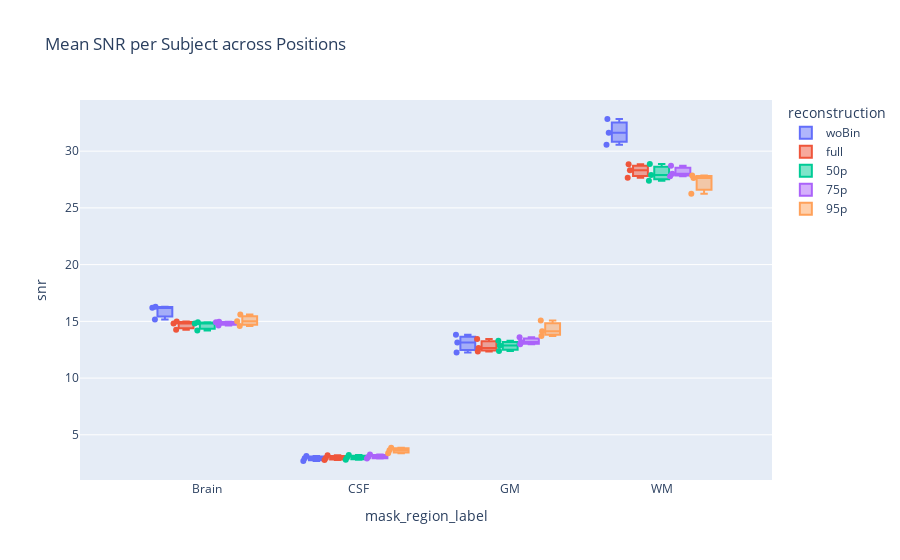

Notebook code for this chart:
### Markdown cell above
SNR mean

### Code cell
import pandas as pd
import plotly.express as px

# Build SNR-long dataframe from `merged` (exclude 'eyes' mask)
records_snr = []
for _, r in merged.iterrows():
    mask = r.get('mask')
    if str(mask).lower() == 'eyes':
        continue

    subj = r.get('subject')
    pos = r.get('position')
    rec = r.get('reconstruction')
    bids = r.get('bids_name')

    if str(mask) == 'brain':
        tissue_map = [('snr_csf', 'CSF'), ('snr_gm', 'GM'), ('snr_wm', 'WM'), ('snr_total', 'Brain')]
        for col, tissue in tissue_map:
            val = r.get(col) if col in r.index else pd.NA
            records_snr.append({
                'subject': subj,
                'position': pos,
                'reconstruction': rec,
                'mask': 'brain',
                'region': tissue,
                'mask_region': f'brain_{tissue}',
                'mask_region_label': tissue,
                'snr': val,
                'bids_name': bids
            })
    else:
        val = r.get('snr_total') if 'snr_total' in r.index else pd.NA
        label = 'Whole Volume' if str(mask) == 'volume' else mask
        records_snr.append({
            'subject': subj,
            'position': pos,
            'reconstruction': rec,
            'mask': mask,
            'region': label,
            'mask_region': mask,
            'mask_region_label': label,
            'snr': val,
            'bids_name': bids
        })

plot_snr = pd.DataFrame.from_records(records_snr)
plot_snr = plot_snr.dropna(subset=['snr'])

# Compute mean SNR per subject across positions
df_snr_mean = plot_snr.groupby(
    ['subject', 'mask_region_label', 'reconstruction'], as_index=False
)['snr'].mean()

# Ensure categorical ordering (same as DCTE plot)
recon_order = ['woBin', 'full', '50p', '75p', '95p']
mask_order = ['Whole Volume', 'Brain', 'CSF', 'GM', 'WM', 'Eyes']  # eyes are excluded but keep ordering
df_snr_mean['reconstruction'] = pd.Categorical(df_snr_mean['reconstruction'], categories=recon_order, ordered=True)
df_snr_mean['mask_region_label'] = pd.Categorical(df_snr_mean['mask_region_label'], categories=mask_order, ordered=True)

# Boxplot of averaged SNR per subject
fig_avg = px.box(
    df_snr_mean,
    x='mask_region_label',
    y='snr',
    color='reconstruction',
    points='all',
    title='Mean SNR per Subject across Positions',
    category_orders={'mask_region_label': mask_order, 'reconstruction': recon_order}
)
fig_avg.update_layout(boxmode='group')
fig_avg.show()

### Figure 1 — Plotly figure (JSON) as saved in the notebook; plotly's stock layout.template omitted (floating-point values rounded to 4 significant figures)
{"data": [{"alignmentgroup": "True", "boxpoints": "all", "hovertemplate": "reconstruction=woBin<br>mask_region_label=%{x}<br>snr=%{y}<extra></extra>", "legendgroup": "woBin", "marker": {"color": "#636efa"}, "name": "woBin", "notched": false, "offsetgroup": "woBin", "orientation": "v", "showlegend": true, "type": "box", "x": ["Brain", "CSF", "GM", "WM", "Brain", "CSF", "GM", "WM", "Brain", "CSF", "GM", "WM"], "x0": " ", "xaxis": "x", "y": [16.19, 3.129, 13.81, 31.63, 16.3, 2.929, 13.13, 32.83, 15.17, 2.692, 12.24, 30.56], "y0": " ", "yaxis": "y"}, {"alignmentgroup": "True", "boxpoints": "all", "hovertemplate": "reconstruction=full<br>mask_region_label=%{x}<br>snr=%{y}<extra></extra>", "legendgroup": "full", "marker": {"color": "#EF553B"}, "name": "full", "notched": false, "offsetgroup": "full", "orientation": "v", "showlegend": true, "type": "box", "x": ["Brain", "CSF", "GM", "WM", "Brain", "CSF", "GM", "WM", "Brain", "CSF", "GM", "WM"], "x0": " ", "xaxis": "x", "y": [14.98, 3.2, 13.44, 28.32, 14.81, 2.952, 12.65, 28.84, 14.26, 2.774, 12.35, 27.65], "y0": " ", "yaxis": "y"}, {"alignmentgroup": "True", "boxpoints": "all", "hovertemplate": "reconstruction=50p<br>mask_region_label=%{x}<br>snr=%{y}<extra></extra>", "legendgroup": "50p", "marker": {"color": "#00cc96"}, "name": "50p", "notched": false, "offsetgroup": "50p", "orientation": "v", "showlegend": true, "type": "box", "x": ["Brain", "CSF", "GM", "WM", "Brain", "CSF", "GM", "WM", "Brain", "CSF", "GM", "WM"], "x0": " ", "xaxis": "x", "y": [14.8, 3.212, 13.29, 27.91, 14.92, 3.005, 12.87, 28.88, 14.19, 2.795, 12.38, 27.39], "y0": " ", "yaxis": "y"}, {"alignmentgroup": "True", "boxpoints": "all", "hovertemplate": "reconstruction=75p<br>mask_region_label=%{x}<br>snr=%{y}<extra></extra>", "legendgroup": "75p", "marker": {"color": "#ab63fa"}, "name": "75p", "notched": false, "offsetgroup": "75p", "orientation": "v", "showlegend": true, "type": "box", "x": ["Brain", "CSF", "GM", "WM", "Brain", "CSF", "GM", "WM", "Brain", "CSF", "GM", "WM"], "x0": " ", "xaxis": "x", "y": [14.96, 3.276, 13.6, 28.0, 14.91, 3.041, 12.98, 28.71, 14.63, 2.913, 13.18, 27.79], "y0": " ", "yaxis": "y"}, {"alignmentgroup": "True", "boxpoints": "all", "hovertemplate": "reconstruction=95p<br>mask_region_label=%{x}<br>snr=%{y}<extra></extra>", "legendgroup": "95p", "marker": {"color": "#FFA15A"}, "name": "95p", "notched": false, "offsetgroup": "95p", "orientation": "v", "showlegend": true, "type": "box", "x": ["Brain", "CSF", "GM", "WM", "Brain", "CSF", "GM", "WM", "Brain", "CSF", "GM", "WM"], "x0": " ", "xaxis": "x", "y": [15.6, 3.861, 15.07, 27.86, 15.0, 3.643, 13.71, 27.64, 14.59, 3.379, 14.13, 26.25], "y0": " ", "yaxis": "y"}], "layout": {"boxmode": "group", "legend": {"title": {"text": "reconstruction"}, "tracegroupgap": 0}, "title": {"text": "Mean SNR per Subject across Positions"}, "xaxis": {"anchor": "y", "categoryarray": ["Whole Volume", "Brain", "CSF", "GM", "WM", "Eyes"], "categoryorder": "array", "domain": [0, 1], "title": {"text": "mask_region_label"}}, "yaxis": {"anchor": "x", "domain": [0, 1], "title": {"text": "snr"}}}}
